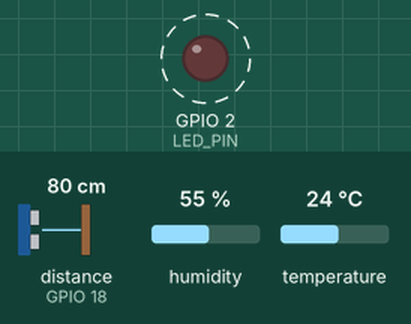
Bench run of a program on a simulated ESP32. Shown: output pins drawn as LEDs (lit = HIGH). Wiring (from diagram.json): ultrasonic range finder: trigger GPIO 5; echo GPIO 18. Dashed ring = blinking. Inputs (shaded band) come from the test bench; at power-on: distance to the obstacle (sensor on GPIO 18) 80 cm, humidity 55 %, temperature 24 °C. The echo pulse lasts 58.3 µs per cm; WiFi joins after 1.5 s; servers stay silent unless stated; the local clock reads 2024-03-15 10:24:30 at power-on unless the program sets it; no MQTT or app messages arrive unless stated; pins used as bus, display or sensor lines are not drawn; what the program prints to the serial monitor is not drawn.

Above: at 3.6 s.
Timing chart, 0 to 7.1 s (numbered marks = the images above):
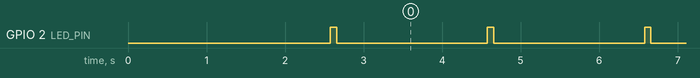

Measured:
- by itself, GPIO 2 (LED_PIN): alternates HIGH for 0.08 s and LOW for 1.9 s

The program:

main.cpp
```cpp
#include <Arduino.h>
#include <WiFi.h>
#include <PubSubClient.h>
#include <DHTesp.h>
#include <time.h>
#include <sys/time.h>

const char* WIFI_SSID = "Wokwi-GUEST";
const char* WIFI_PASSWORD = "";

// Broker công cộng, đổi số 4821 thành số riêng của bạn
const char* MQTT_SERVER = "broker.hivemq.com";
const int   MQTT_PORT   = 1883;
const char* DEVICE_ID   = "esp32-wokwi";
const char* TOPIC       = "iot/lab2/huu-4821/esp32-wokwi/telemetry";

const int DHT_PIN  = 15;
const int TRIG_PIN = 5;
const int ECHO_PIN = 18;
const int LED_PIN  = 2;

const unsigned long SEND_INTERVAL_MS = 2000;

WiFiClient wifiClient;
PubSubClient mqttClient(wifiClient);
DHTesp dht;

unsigned long lastSend = 0;
unsigned long sequenceNo = 0;

void connectWiFi() {
  WiFi.mode(WIFI_STA);
  WiFi.begin(WIFI_SSID, WIFI_PASSWORD, 6);
  Serial.print("Connecting WiFi");
  while (WiFi.status() != WL_CONNECTED) {
    delay(500);
    Serial.print(".");
  }
  Serial.println("\nWiFi connected, RSSI: " + String(WiFi.RSSI()));
}

void connectMQTT() {
  while (!mqttClient.connected()) {
    String clientId = "esp32-lab2-" + String((uint32_t)ESP.getEfuseMac(), HEX);
    Serial.print("Connecting MQTT... ");
    if (mqttClient.connect(clientId.c_str())) {
      Serial.println("connected");
    } else {
      Serial.print("failed, rc = ");
      Serial.println(mqttClient.state());
      delay(2000);
    }
  }
}

float readDistanceCm() {
  digitalWrite(TRIG_PIN, LOW);
  delayMicroseconds(2);
  digitalWrite(TRIG_PIN, HIGH);
  delayMicroseconds(10);
  digitalWrite(TRIG_PIN, LOW);
  unsigned long duration = pulseIn(ECHO_PIN, HIGH, 30000);
  if (duration == 0) return NAN;
  return duration * 0.0343f / 2.0f;
}

uint64_t nowMs() {
  struct timeval tv;
  gettimeofday(&tv, NULL);
  return (uint64_t)tv.tv_sec * 1000ULL + tv.tv_usec / 1000;
}

void setup() {
  Serial.begin(115200);
  delay(1000);

  pinMode(TRIG_PIN, OUTPUT);
  pinMode(ECHO_PIN, INPUT);
  pinMode(LED_PIN, OUTPUT);
  dht.setup(DHT_PIN, DHTesp::DHT22);

  connectWiFi();

  configTime(0, 0, "pool.ntp.org");
  while (time(nullptr) < 1700000000) delay(200);
  Serial.println("Time synced");

  mqttClient.setServer(MQTT_SERVER, MQTT_PORT);
  mqttClient.setBufferSize(256);
}

void loop() {
  if (WiFi.status() != WL_CONNECTED) connectWiFi();
  if (!mqttClient.connected()) connectMQTT();
  mqttClient.loop();

  unsigned long now = millis();
  if (now - lastSend < SEND_INTERVAL_MS) return;
  lastSend = now;

  TempAndHumidity data = dht.getTempAndHumidity();
  float distance = readDistanceCm();
  sequenceNo++;

  char payload[256];
  int n = snprintf(payload, sizeof(payload),
    "{\"device_id\":\"%s\",\"ts\":%llu,\"seq\":%lu,\"rssi\":%d",
    DEVICE_ID, nowMs(), sequenceNo, WiFi.RSSI());
  if (isfinite(data.temperature))
    n += snprintf(payload + n, sizeof(payload) - n, ",\"temperature\":%.2f", data.temperature);
  if (isfinite(data.humidity))
    n += snprintf(payload + n, sizeof(payload) - n, ",\"humidity\":%.2f", data.humidity);
  if (isfinite(distance))
    n += snprintf(payload + n, sizeof(payload) - n, ",\"distance_cm\":%.2f", distance);
  snprintf(payload + n, sizeof(payload) - n, "}");

  bool ok = mqttClient.publish(TOPIC, payload);
  Serial.printf("[%lu] %s -> %s\n", sequenceNo, payload, ok ? "OK" : "FAILED");

  if (ok) {
    digitalWrite(LED_PIN, HIGH);
    delay(80);
    digitalWrite(LED_PIN, LOW);
  }
}
```
